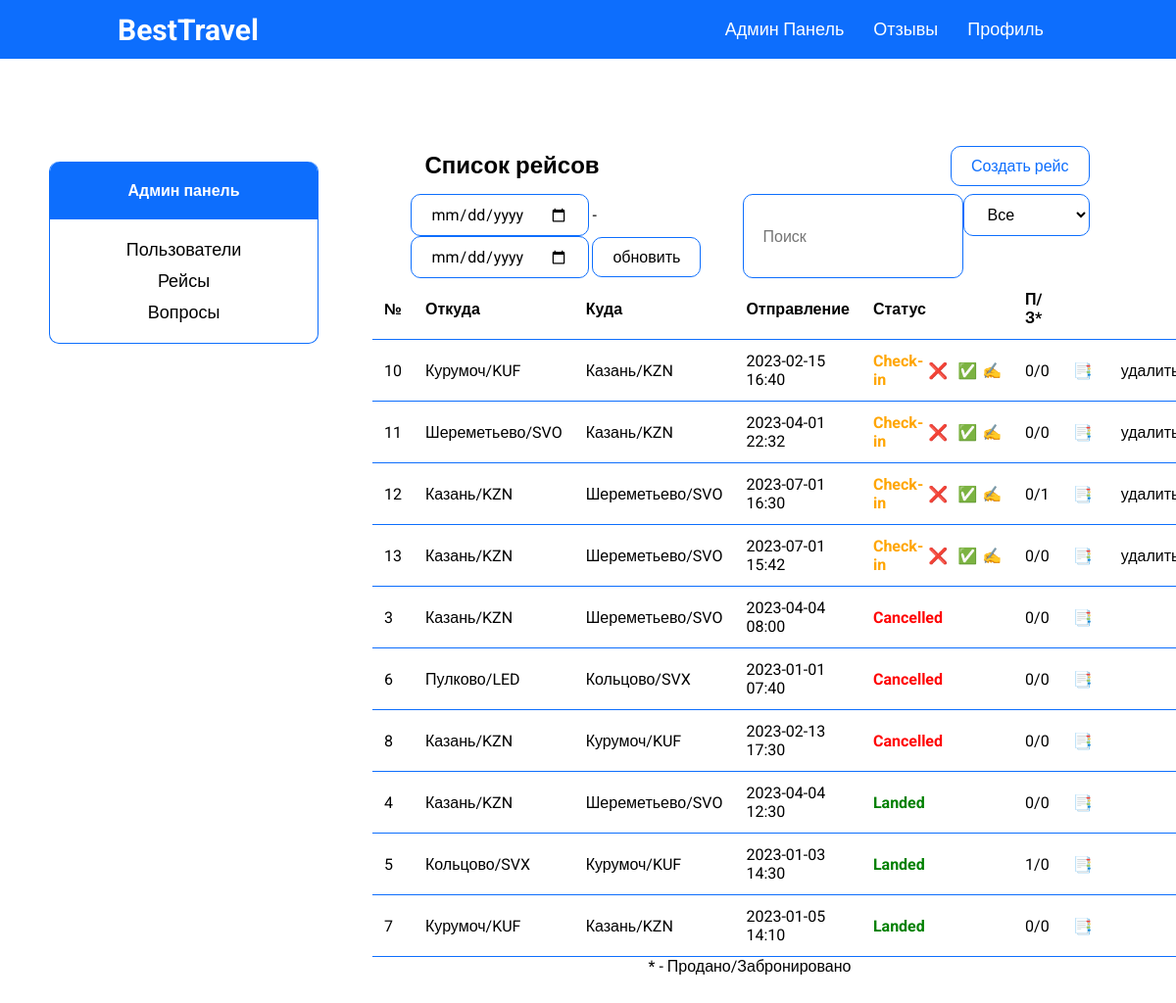
The app's page /admin-flights-page.php (signed in) with its own data.
### tables this page shows
CREATE TABLE `flights` (
  `flight_id` int(11) NOT NULL,
  `scheduled_departure` datetime NOT NULL,
  `scheduled_arrival` datetime NOT NULL,
  `departure_airport` int(11) NOT NULL,
  `arrival_airport` int(11) NOT NULL,
  `status_id` int(11) NOT NULL,
  `aircraft_id` int(11) NOT NULL,
  `price` int(11) NOT NULL,
  `actual_departure` datetime DEFAULT NULL,
  `actual_arrival` datetime DEFAULT NULL
);

CREATE TABLE `airports` (
  `airport_id` int(11) NOT NULL,
  `airport_name` varchar(255) NOT NULL,
  `city_id` int(11) NOT NULL,
  `airport_code` varchar(11) NOT NULL
);

CREATE TABLE `statuses` (
  `status_id` int(11) NOT NULL,
  `status` varchar(30) NOT NULL
);

### functions/methods.php (called while the page is built)
<?php
    class Methods
    {
        public function pagination($array, $max, $page) {
            $max_results = $max;
            $pages = count($array) < $max_results ? 0 : ceil(count($array) / $max_results);
            $offset = $max_results * ($page - 1);
            $items = array_slice($array, $offset, $max_results);
            return ['array' => $items, 'pages' => $pages];
        }
        public function convDate($date) {
            $x = new DateTime($date);
            return $x->format('Y-m-d');
        }
        public function convTime($date) {
            $x = new DateTime($date);
            return $x->format('H:i');
        }
  }
  $mtd = new Methods;
?>

### database/requests.php (called while the page is built, shortened)
<?php
function getAll($string)
{
    require 'connect.php';
    $data = mysqli_query($connect, $string);
    if (mysqli_num_rows($data) > 0) {
        return mysqli_fetch_all($data, MYSQLI_ASSOC);
    } else {
        return false;
    }
}
class ApiProvider
{
    public function getAllFlights($status)
    {
        return getAll("
        select f.flight_id, f.scheduled_departure, f.scheduled_arrival,
        da.airport_name as d_name, da.airport_code as d_code,
        aa.airport_name as a_name, aa.airport_code as a_code,
        s.status, a.model, f.price,
        (select count(ticket_id) from tickets t
        left join bookings b on b.book_id = t.book_id
        where b.flight_id = f.flight_id and f.status_id = '3') as sold,
        (select count(book_id) from bookings
        where flight_id = f.flight_id and f.status_id = '1') as booked
        from flights f
        left join airports da on da.airport_id = f.departure_airport
        left join airports aa on aa.airport_id = f.arrival_airport
        left join statuses s on s.status_id = f.status_id
        left join aircrafts a on a.aircraft_id = f.aircraft_id
        where s.status like '%$status%'
      ");
    }
}
?>

### admin-flights-page.php (the view, shortened to what this page needs)
<?php
require_once 'database/requests.php';
require_once 'functions/methods.php';
$flights = $provider->getAllFlights($_SESSION['admin-status']);
if ($flights) {
    $pagination = $mtd->pagination($flights, 10, $_GET['page']);
    $flights = $pagination['array'];
}
?>
<!DOCTYPE html>
<html lang="ru">
<?php require 'templates/head.php'; ?>
<body>
<?php require_once 'templates/header.php'; ?>
<div class="container df jcsb fw">
    <?php require_once 'templates/aside.php'; ?>
    <main class="df fc jcc aic">
        <div class="df jcsb w-90 aic">
            <h2 class="tac admin-title">Список рейсов</h2>
            <a href="add-flight-page.php">
                <button class="btn">Создать рейс</button>
            </a>
        </div>
        <div class="df w-90 jcsb">
            <form method="post">
                <input name="start" type="date">
                <span> - </span>
                <input name="end" type="date">
                <button>обновить</button>
            </form>
            <input id="search" placeholder="Поиск" type="text">
            <form method="post">
                <select name="sort" onchange="this.form.submit()">
                    <option value="" hidden>
                        <?php if ($_SESSION['status'] == 'Landed'): ?>
                            Закрыт
                        <?php elseif ($_SESSION['status'] == 'Cancelled'): ?>
                            Отменен
                        <?php elseif ($_SESSION['status'] == 'Check-in'): ?>
                            Новый
                        <?php elseif ($_SESSION['status'] == ''): ?>
                            Все
                        <?php endif; ?>
                    </option>
                </select>
            </form>
        </div>
        <?php if ($flights): ?>
            <table class='history-table'>
                <tr class='history-tr'>
                    <th>№</th>
                    <th>Откуда</th>
                    <th>Куда</th>
                    <th>Отправление</th>
                    <th>Статус</th>
                    <th>П/З*</th>
                    <th></th>
                    <th></th>
                </tr>
                <?php foreach ($flights as $item): ?>
                    <tr class='history-tr'>
                        <td><?= $item['flight_id'] ?></td>
                        <td class="search-list"><?= $item['d_name'] ?>/<?= $item['d_code'] ?></td>
                        <td><?= $item['a_name'] ?>/<?= $item['a_code'] ?></td>
                        <td>
                            <?= $mtd->convDate($item['scheduled_departure']) ?>
                            <?= $mtd->convTime($item['scheduled_departure']) ?>
                        </td>
                        <td>
                            <?php if ($item['status'] == 'Landed'): ?>
                                <p class='landed'><?= $item['status'] ?></p>
                            <?php elseif ($item['status'] == 'Cancelled'): ?>
                                <p class='cancelled'><?= $item['status'] ?></p>
                            <?php elseif ($item['status'] == 'Check-in'): ?>
                                <div class='refund'>
                                    <?= $item['status'] ?>
                                    <form action="" method='post'>
                                        <button name='cancel'
                                                value='<?= $item['flight_id']; ?>'
                                                class="cancel-btn" type='submit'>&#10060;
                                        </button>
                                    </form>
                                    <form action="" method='post'>
                                        <button name='accept'
                                                value='<?= $item['flight_id']; ?>'
                                                class="cancel-btn" type='submit'>&#9989;
                                        </button>
                                    </form>
                                    <a href="update-flight-page.php/<?= $item['flight_id']; ?>">&#9997;</a>
                                </div>
                            <?php endif; ?>
                        </td>
                        <td>
                            <?= $item['sold'] ?>/<?= $item['booked'] ?>
                        </td>
                        <td>
                            <a href="flight-pass-page.php/<?= $item['flight_id'] ?>">&#128209;</a>
                        </td>
                        <td>
                            <?php if($item['status'] == 'Check-in'): ?>
                                <form method='post'>
                                    <button name='delete'
                                            value='<?= $item['flight_id']; ?>'
                                            class="cancel-btn" type='submit'>удалить
                                    </button>
                                </form>
                            <?php endif; ?>
                        </td>
                    </tr>
                <?php endforeach; ?>
            </table>
            * - Продано/Забронировано
        <?php else: ?>
            <h2 class="tac">Нет данных</h2>
        <?php endif; ?>
    </main>
</div>
</body>
</html>

### assets/css/style.css (style rules this page uses)
* { margin: 0; padding: 0; box-sizing: border-box; font-family: 'Roboto', sans-serif; }
html { scroll-behavior: smooth; }
body { overflow-x: hidden; }
.container { max-width: 1600px; margin: 0 auto; }
a { text-decoration: none; color: black; }
h1, h2, h3, h4, h5 { padding: 15px; }
.w-90 { width: 90%; }
.df { display: flex; }
.fc { flex-direction: column; }
.jcsb { justify-content: space-between; }
.jcc { justify-content: center; }
.aic { align-items: center; }
.tac { text-align: center; }
.fw { flex-wrap: wrap; }
.btn { transition: .2s linear; color: #0d6efd; }
button, input, select { background-color: white; padding: 10px 20px; border-radius: 10px; border: 1px solid #0d6efd; font-size: 16px; }
button { cursor: pointer; }
main { width: 75%; margin-top: 30px; }
.history-table { width: 90%; border-collapse: collapse; margin: 0 auto; }
.history-tr > th, td { border: solid #0d6efd; border-width: 0 0 1px 0; }
.history-tr > th, td { text-align: left; padding: 12px; }
.refund, .landed, .cancelled { font-weight: bold; }
.refund { color: orange; display: flex; align-items: center; }
.cancel-btn { padding: 5px; border: none; }
.landed { color: green; }
.cancelled { color: red; }
@media screen and (max-width: 1600px) { .container { padding: 50px; } }
@media screen and (max-width: 1600px) { main { width: 70%; } }

### records on screen
flights: flight_id "10", departure_airport.airport_name "Курумоч", departure_airport.airport_code "KUF", arrival_airport.airport_name "Казань", arrival_airport.airport_code "KZN", scheduled_departure "2023-02-15", scheduled_departure "16:40", status.status "Check-in", sold "0", booked "0"
flights: flight_id "11", departure_airport.airport_name "Шереметьево", departure_airport.airport_code "SVO", arrival_airport.airport_name "Казань", arrival_airport.airport_code "KZN", scheduled_departure "2023-04-01", scheduled_departure "22:32", status.status "Check-in", sold "0", booked "0"
flights: flight_id "12", departure_airport.airport_name "Казань", departure_airport.airport_code "KZN", arrival_airport.airport_name "Шереметьево", arrival_airport.airport_code "SVO", scheduled_departure "2023-07-01", scheduled_departure "16:30", status.status "Check-in", sold "0", booked "1"
flights: flight_id "13", departure_airport.airport_name "Казань", departure_airport.airport_code "KZN", arrival_airport.airport_name "Шереметьево", arrival_airport.airport_code "SVO", scheduled_departure "2023-07-01", scheduled_departure "15:42", status.status "Check-in", sold "0", booked "0"
flights: flight_id "3", departure_airport.airport_name "Казань", departure_airport.airport_code "KZN", arrival_airport.airport_name "Шереметьево", arrival_airport.airport_code "SVO", scheduled_departure "2023-04-04", scheduled_departure "08:00", status.status "Cancelled", sold "0", booked "0"
flights: flight_id "6", departure_airport.airport_name "Пулково", departure_airport.airport_code "LED", arrival_airport.airport_name "Кольцово", arrival_airport.airport_code "SVX", scheduled_departure "2023-01-01", scheduled_departure "07:40", status.status "Cancelled", sold "0", booked "0"
flights: flight_id "8", departure_airport.airport_name "Казань", departure_airport.airport_code "KZN", arrival_airport.airport_name "Курумоч", arrival_airport.airport_code "KUF", scheduled_departure "2023-02-13", scheduled_departure "17:30", status.status "Cancelled", sold "0", booked "0"
flights: flight_id "4", departure_airport.airport_name "Казань", departure_airport.airport_code "KZN", arrival_airport.airport_name "Шереметьево", arrival_airport.airport_code "SVO", scheduled_departure "2023-04-04", scheduled_departure "12:30", status.status "Landed", sold "0", booked "0"
flights: flight_id "5", departure_airport.airport_name "Кольцово", departure_airport.airport_code "SVX", arrival_airport.airport_name "Курумоч", arrival_airport.airport_code "KUF", scheduled_departure "2023-01-03", scheduled_departure "14:30", status.status "Landed", sold "1", booked "0"
flights: flight_id "7", departure_airport.airport_name "Курумоч", departure_airport.airport_code "KUF", arrival_airport.airport_name "Казань", arrival_airport.airport_code "KZN", scheduled_departure "2023-01-05", scheduled_departure "14:10", status.status "Landed", sold "0", booked "0"
